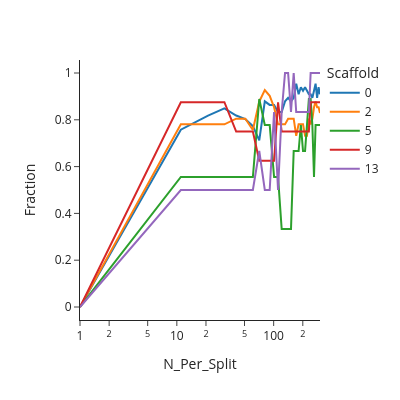

Notebook code cell kept with this figure:
### Code cell


### Figure 1 — Plotly figure (JSON) as saved in the notebook; plotly's stock layout.template omitted (floating-point values rounded to 4 significant figures)
{"data": [{"hovertemplate": "Scaffold=0<br>N_Per_Split=%{x}<br>Fraction=%{y}<extra></extra>", "legendgroup": "0", "line": {"color": "#1F77B4", "dash": "solid"}, "marker": {"symbol": "circle"}, "mode": "lines", "name": "0", "orientation": "v", "showlegend": true, "x": [1, 11, 21, 31, 41, 51, 61, 71, 81, 91, 101, 111, 121, 131, 141, 151, 161, 171, 181, 191, 201, 211, 221, 231, 241, 251, 261, 271, 281, 291, 301], "xaxis": "x", "y": [0.0, 0.7576, 0.8182, 0.8485, 0.8182, 0.803, 0.7727, 0.7121, 0.8788, 0.8636, 0.8636, 0.8333, 0.8333, 0.8788, 0.8939, 0.8788, 0.8939, 0.9545, 0.9091, 0.9394, 0.9242, 0.9394, 0.9242, 0.9091, 0.9091, 0.8939, 0.9242, 0.9545, 0.8939, 0.9394, 0.9091], "yaxis": "y", "type": "scatter"}, {"hovertemplate": "Scaffold=2<br>N_Per_Split=%{x}<br>Fraction=%{y}<extra></extra>", "legendgroup": "2", "line": {"color": "#FF7F0E", "dash": "solid"}, "marker": {"symbol": "circle"}, "mode": "lines", "name": "2", "orientation": "v", "showlegend": true, "x": [1, 11, 21, 31, 41, 51, 61, 71, 81, 91, 101, 111, 121, 131, 141, 151, 161, 171, 181, 191, 201, 211, 221, 231, 241, 251, 261, 271, 281, 291, 301], "xaxis": "x", "y": [0.0, 0.7805, 0.7805, 0.7805, 0.8049, 0.8049, 0.7561, 0.878, 0.9268, 0.9024, 0.8537, 0.7805, 0.7805, 0.7805, 0.8049, 0.8049, 0.8049, 0.7317, 0.7805, 0.7805, 0.7805, 0.7317, 0.7317, 0.8049, 0.7805, 0.8049, 0.8537, 0.878, 0.8537, 0.8537, 0.8293], "yaxis": "y", "type": "scatter"}, {"hovertemplate": "Scaffold=5<br>N_Per_Split=%{x}<br>Fraction=%{y}<extra></extra>", "legendgroup": "5", "line": {"color": "#2CA02C", "dash": "solid"}, "marker": {"symbol": "circle"}, "mode": "lines", "name": "5", "orientation": "v", "showlegend": true, "x": [1, 11, 21, 31, 41, 51, 61, 71, 81, 91, 101, 111, 121, 131, 141, 151, 161, 171, 181, 191, 201, 211, 221, 231, 241, 251, 261, 271, 281, 291, 301], "xaxis": "x", "y": [0.0, 0.5556, 0.5556, 0.5556, 0.5556, 0.5556, 0.5556, 0.8889, 0.7778, 0.7778, 0.5556, 0.5556, 0.3333, 0.3333, 0.3333, 0.3333, 0.6667, 0.6667, 0.6667, 0.7778, 0.6667, 0.6667, 0.7778, 0.8889, 0.8889, 0.7778, 0.5556, 0.7778, 0.7778, 0.7778, 0.7778], "yaxis": "y", "type": "scatter"}, {"hovertemplate": "Scaffold=9<br>N_Per_Split=%{x}<br>Fraction=%{y}<extra></extra>", "legendgroup": "9", "line": {"color": "#D62728", "dash": "solid"}, "marker": {"symbol": "circle"}, "mode": "lines", "name": "9", "orientation": "v", "showlegend": true, "x": [1, 11, 21, 31, 41, 51, 61, 71, 81, 91, 101, 111, 121, 131, 141, 151, 161, 171, 181, 191, 201, 211, 221, 231, 241, 251, 261, 271, 281, 291, 301], "xaxis": "x", "y": [0.0, 0.875, 0.875, 0.875, 0.75, 0.75, 0.75, 0.625, 0.625, 0.625, 0.625, 0.875, 0.75, 0.75, 0.75, 0.75, 0.75, 0.75, 0.75, 0.75, 0.75, 0.75, 0.75, 0.75, 0.875, 0.875, 0.875, 0.875, 0.875, 0.875, 0.875], "yaxis": "y", "type": "scatter"}, {"hovertemplate": "Scaffold=13<br>N_Per_Split=%{x}<br>Fraction=%{y}<extra></extra>", "legendgroup": "13", "line": {"color": "#9467BD", "dash": "solid"}, "marker": {"symbol": "circle"}, "mode": "lines", "name": "13", "orientation": "v", "showlegend": true, "x": [1, 11, 21, 31, 41, 51, 61, 71, 81, 91, 101, 111, 121, 131, 141, 151, 161, 171, 181, 191, 201, 211, 221, 231, 241, 251, 261, 271, 281, 291, 301], "xaxis": "x", "y": [0.0, 0.5, 0.5, 0.5, 0.5, 0.5, 0.5, 0.6667, 0.5, 0.5, 0.8333, 0.5, 0.8333, 1.0, 1.0, 0.8333, 1.0, 0.8333, 0.8333, 0.8333, 0.8333, 0.8333, 0.8333, 0.8333, 1.0, 1.0, 1.0, 1.0, 1.0, 1.0, 1.0], "yaxis": "y", "type": "scatter"}], "layout": {"xaxis": {"anchor": "y", "domain": [0.0, 1.0], "title": {"text": "N_Per_Split"}, "type": "log"}, "yaxis": {"anchor": "x", "domain": [0.0, 1.0], "title": {"text": "Fraction"}}, "legend": {"title": {"text": "Scaffold"}, "tracegroupgap": 0}, "margin": {"t": 60}, "height": 400, "width": 400}}
